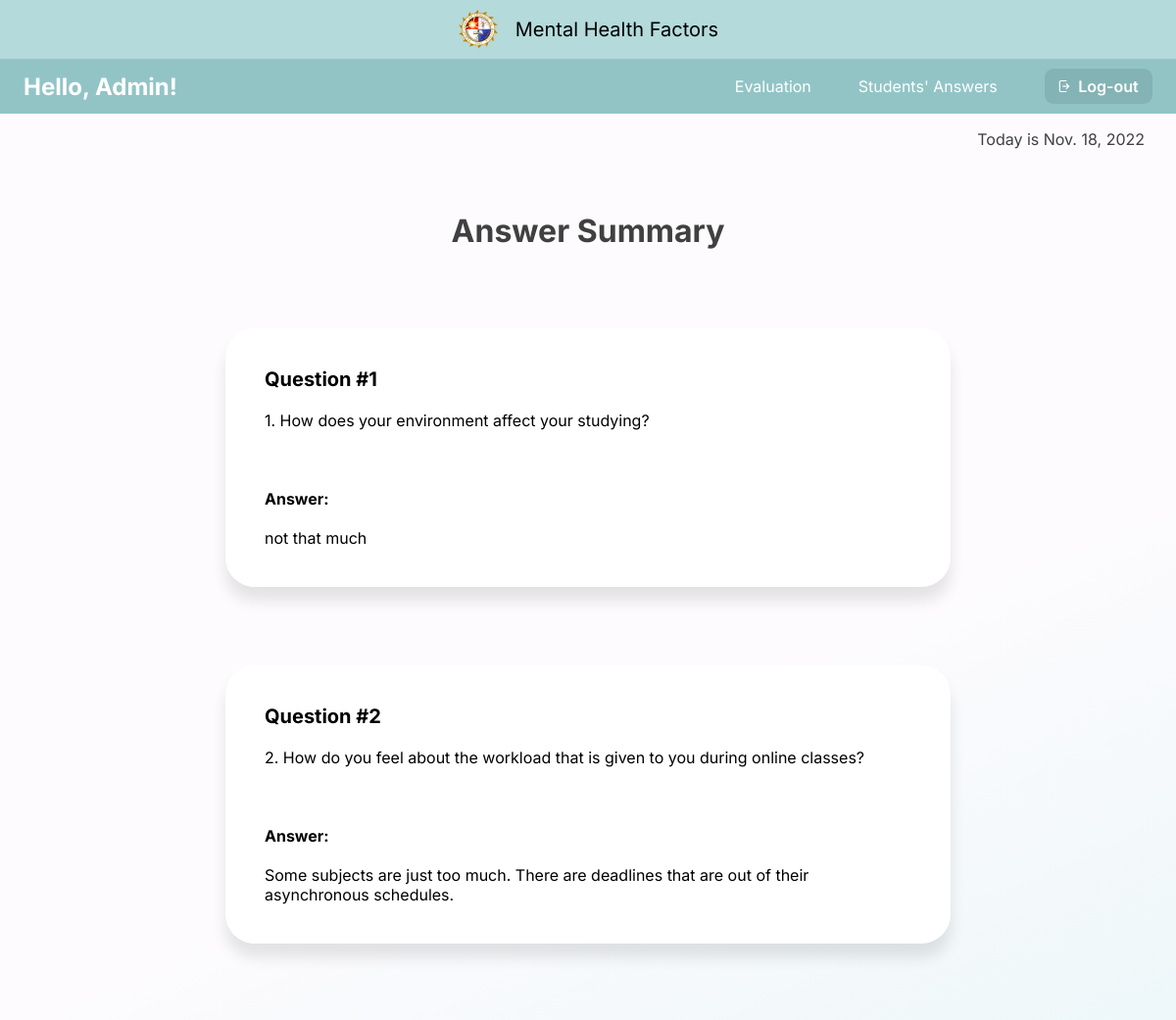
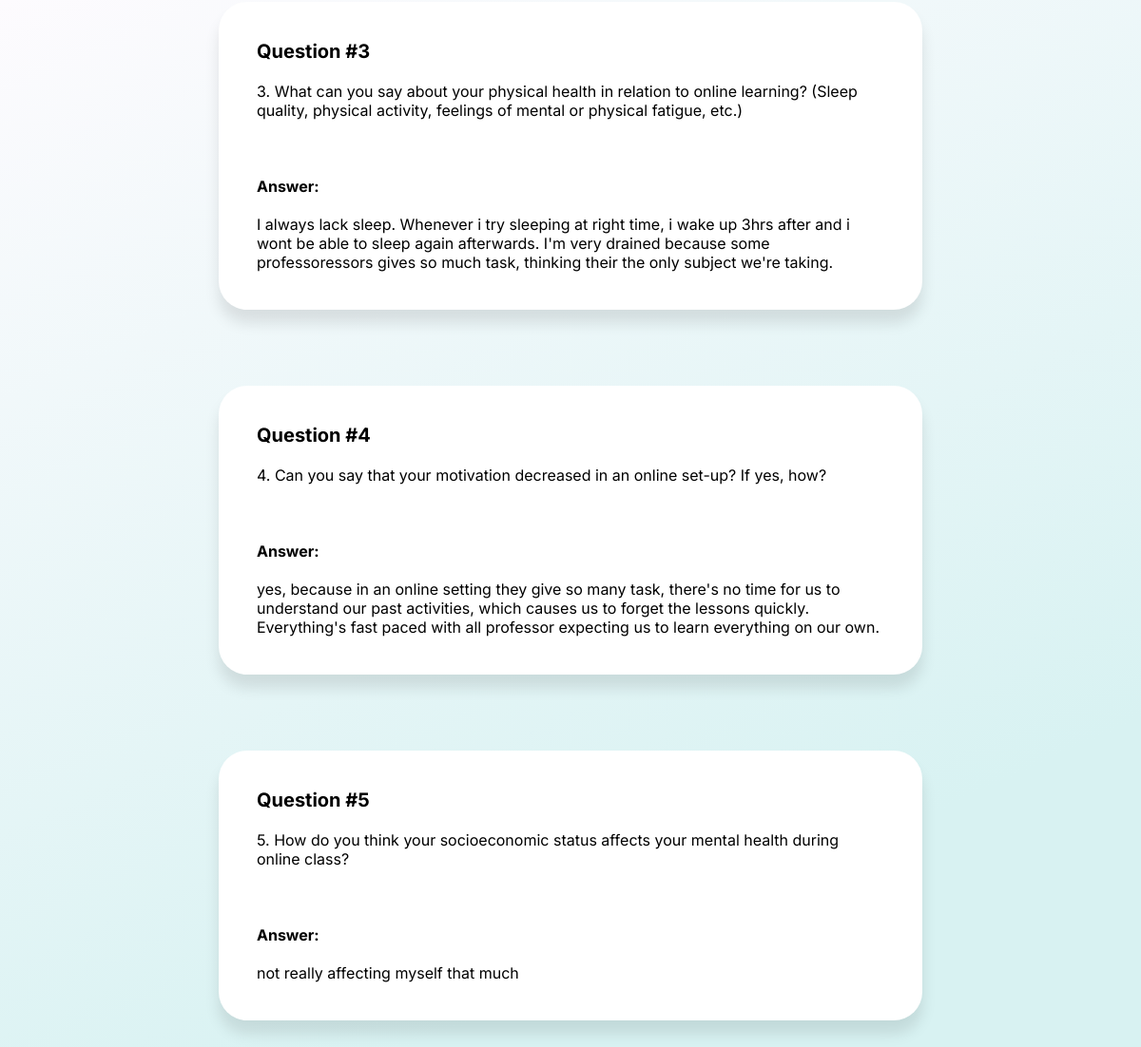
Screenshot of /student_answer/24 with the database file from the repository (2 pictures, top to bottom).
### capswebsite/models.py (models this page shows, shortened)
class Answers(models.Model):
    email_error_message = 'Email must be: @plm.edu.ph'
    email_regex = RegexValidator(
    regex=r'^[A-Za-z0-9._%+-]+@plm.edu.ph$',
    message=email_error_message
    )
    ID_error_message = 'Faculty ID must be entered in format: 20XXXXXXX'
    ID_regex = RegexValidator(
        regex=r'^20\d{7}$',
        message=ID_error_message
    )
    Year_CHOICES = (
        ('1', '1'),
        ('2', '2'),
        ('3', '3'),
        ('4', '4'),
        ('5', '5'),
        ('6', '6'),
    )
    email = models.EmailField(verbose_name="Email",max_length=60,validators=[email_regex],blank=True)
    firstName = models.CharField(max_length=100, verbose_name='First Name', null=True,blank=True)
    lastName = models.CharField(max_length=100, verbose_name='Last Name', null=True,blank=True)
    numberID = models.CharField(max_length=100,validators=[ID_regex], verbose_name='Number ID', null=True,blank=True)
    college= models.ForeignKey(College, verbose_name='College',null=True,blank=True,on_delete=models.CASCADE)
    course= models.ForeignKey(Course, verbose_name='Course',null=True,blank=True,on_delete=models.CASCADE)
    year = models.CharField(max_length=10, choices=Year_CHOICES, verbose_name='Year', null=True,blank=True)
    block = models.CharField(max_length=10, verbose_name='Block', null=True,blank=True)
    question1 = models.CharField(max_length=1000, verbose_name="question1",null=True, blank =True)
    question2 = models.CharField(max_length=1000, verbose_name="question2",null=True, blank =True)
    question3 = models.CharField(max_length=1000, verbose_name="question3",null=True, blank =True)
    question4 = models.CharField(max_length=1000, verbose_name="question4",null=True, blank =True)
    question5 = models.CharField(max_length=1000, verbose_name="question5",null=True, blank =True)

### capswebsite/views.py (the view)
# urls.py: re_path(r'^student_answer/(?P<pk>[a-zA-Z0-9]+$)', views.student_answer, name='student_answer'),
def student_answer(request, pk):
    context={}
    date2day = date.today() #datetime = date + time
    answers = Answers.objects.filter(id=pk)
    context = {'answers':answers}
    context['date2day'] = date2day
    return render(request, 'admin/student_answer.html',context)

### capswebsite/templates/admin/student_answer.html (shortened to what this page needs)
{% load static %}
{% include 'admin/admin_navbar.html' %}
{% block content %}
<p class="date-time">Today is {{date2day}}</p>
<div class="title">Answer Summary</div>
        {% for ans in answers %}
        <div class="qna">
            <span>Question #1</span>
            <br><br>
            1. How does your environment affect your studying?
            <br><br><br><br>
            <label for="answer"><b>Answer:</b></label>
            <br><br>
            {{ans.question1}}
        </div>
        <div class="qna">
            <span>Question #2</span>
            <br><br>
            2. How do you feel about the workload that is given to you during online classes?
            <br><br><br><br>
            <label for="answer"><b>Answer:</b></label>
            <br><br>
            {{ans.question2}}
        </div>
        <div class="qna">
            <span>Question #3</span>
            <br><br>
            3. What can you say about your physical health in relation to online learning? (Sleep quality, physical activity, feelings of mental or physical fatigue, etc.)
            <br><br><br><br>
            <label for="answer"><b>Answer:</b></label>
            <br><br>
            {{ans.question3}}
        </div>
        <div class="qna">
            <span>Question #4</span>
            <br><br>
            4. Can you say that your motivation decreased in an online set-up? If yes, how?
            <br><br><br><br>
            <label for="answer"><b>Answer:</b></label>
            <br><br>
            {{ans.question4}}
        </div>
        <div class="qna">
            <span>Question #5</span>
            <br><br>
            5. How do you think your socioeconomic status affects your mental health during online class?
            <br><br><br><br>
            <label for="answer"><b>Answer:</b></label>
            <br><br>
            {{ans.question5}}
        </div>
{%endfor%}
{% endblock %}

### capswebsite/static/css/admin_navbar.css (style rules this page uses)
body { margin:0px; width: 100%; height: 100%; }

### capswebsite/templates/admin/student_answer.html (style rules this page uses)
body { margin: 0px; min-height: 100vh; background: linear-gradient(155.57deg, #FDFBFE 36.97%, #D8F2F2 83.32%); background-repeat: no-repeat; }
.date-time { font-family: 'Inter'; font-style: normal; font-weight: 400; font-size: 1em; color: #404040; text-align: right; margin-right: 2em; }
.title { font-family: 'Inter'; font-style: normal; font-weight: 700; font-size: 2em; text-align: center; margin-top: 2em; color: #404040; }
.qna { display: block; min-width: 100px; max-width: 55%; height: auto; padding: 40px; margin: 80px auto; background: #FFFFFF; box-shadow: 0px 14px 15px rgba(0, 0, 0, 0.1); border-radius: 30px; font-family: 'Inter'; font-style: normal; font-weight: 400; font-size: 16px; }
.qna span { font-family:'Inter'; font-size: 20px; font-weight: 700; }

### rows the page displays
Answers: question1 "not that much", question2 "Some subjects are just too much. There are deadlines that are out of their asynchronous schedules.", question3 "I always lack sleep. Whenever i try sleeping at right time, i wake up 3hrs after and i wont be able to sleep again afterwards. I'm very drained because some professoressors gives so much task, thinking their the only subject we're taking.", question4 "yes, because in an online setting they give so many task, there's no time for us to understand our past activities, which causes us to forget the lessons quickly. Everything's fast paced with all professor expecting us to learn everything on our own.", question5 "not really affecting myself that much"
